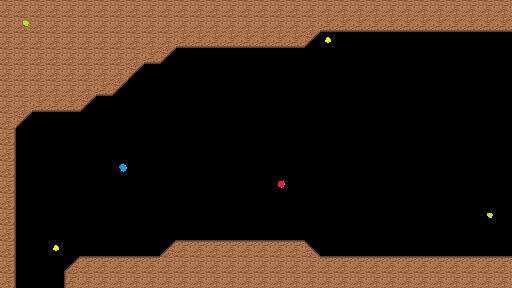

Below is a game level as drawn by its tile map, then a one-line description and the .tmx that defines it (tile-layer data replaced by summaries):
An orthogonal 32x18 tile map with 16x16 px tiles, 2 tile layers (Back, Front).

<map version="1.0" orientation="orthogonal" width="32" height="18" tilewidth="16" tileheight="16">
 <tileset firstgid="1" name="CaveSet" tilewidth="16" tileheight="16">
  <image source="TileSetA.png" width="96" height="80" />
  <tile id="0">
   <properties>
    <property name="blocked" value="1" />
   </properties>
  </tile>
  <tile id="3">
   <properties>
    <property name="diagonalRight" value="1" />
   </properties>
  </tile>
  <tile id="4">
   <properties>
    <property name="diagonalLeft" value="1" />
   </properties>
  </tile>
  <tile id="5">
   <properties>
    <property name="water" value="" />
   </properties>
  </tile>
  <tile id="6">
   <properties>
    <property name="water" value="" />
   </properties>
  </tile>
  <tile id="8">
   <properties>
    <property name="blocked" value="1" />
   </properties>
  </tile>
  <tile id="9">
   <properties>
    <property name="blocked" value="1" />
   </properties>
  </tile>
  <tile id="10">
   <properties>
    <property name="blocked" value="1" />
   </properties>
  </tile>
  <tile id="11">
   <properties>
    <property name="water" value="" />
   </properties>
  </tile>
  <tile id="19">
   <properties>
    <property name="lightYellow" value="" />
   </properties>
  </tile>
  <tile id="20">
   <properties>
    <property name="lightGreen" value="" />
   </properties>
  </tile>
  <tile id="21">
   <properties>
    <property name="lightBlue" value="" />
   </properties>
  </tile>
  <tile id="22">
   <properties>
    <property name="lightRed" value="" />
   </properties>
  </tile>
  <tile id="23">
   <properties>
    <property name="blocked" value="1" />
   </properties>
  </tile>
  <tile id="24">
   <properties>
    <property name="diagonalRight" value="" />
   </properties>
  </tile>
  <tile id="25">
   <properties>
    <property name="diagonalLeft" value="" />
   </properties>
  </tile>
  <tile id="26">
   <properties>
    <property name="blocked" value="" />
   </properties>
  </tile>
  <tile id="27">
   <properties>
    <property name="blocked" value="" />
   </properties>
  </tile>
  <tile id="28">
   <properties>
    <property name="blocked" value="" />
   </properties>
  </tile>
  <tile id="29">
   <properties>
    <property name="blocked" value="" />
   </properties>
  </tile>
 </tileset>
 <layer name="Back" width="32" height="18">
  <data>[576 cells, 1 non-empty, 1 distinct tile ids]</data>
 </layer>
 <layer name="Front" width="32" height="18">
  <data>[576 cells, 201 non-empty, 12 distinct tile ids]</data>
 </layer>
</map>
